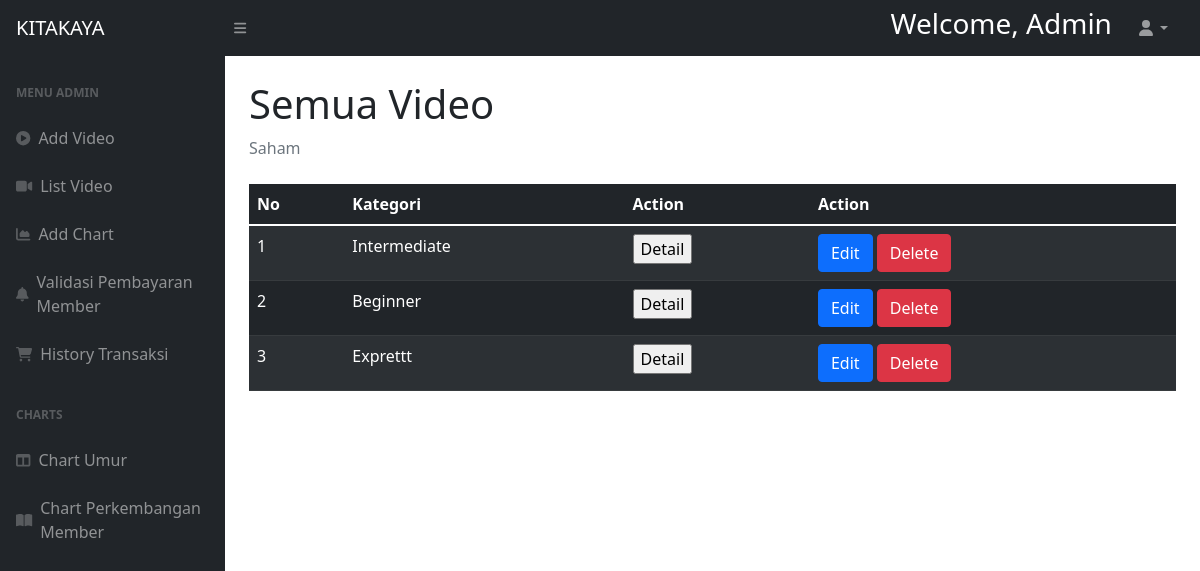
/public/halamanadminlistvideo.php, run on the app's committed database.
### tables this page shows
CREATE TABLE `kategori_vid` (
  `id` int(11) NOT NULL,
  `nama_kategori` text NOT NULL,
  `status` int(11) NOT NULL
);

### config/database.php (called while the page is built, shortened)
<?php
    class Database{
        private static $instance;
        public $pdo;
        private function __construct()
        {
            $dsn = "mysql:host=".DB_HOST.";dbname=".DB_NAME.";charset=UTF8";
            $options = [
                PDO::ATTR_ERRMODE => PDO::ERRMODE_EXCEPTION,
                PDO::ATTR_DEFAULT_FETCH_MODE => PDO::FETCH_OBJ,
                PDO::ATTR_EMULATE_PREPARES => false
            ];
            try {
                $this->pdo = new PDO($dsn,DB_USER,DB_PASSWORD,$options);
            }
            catch(PDOException $e){
                echo  $e->getMessage();
            }
        }
        static function instance(){
            if(!isset(self::$instance)){
                self::$instance = new Database();
            }
            return self::$instance;
        }
        function query($sql,$args = NULL){
            if (!$args){
                return $this->pdo->query($sql);
            }
            $stmt = $this->pdo->prepare($sql);
            $stmt->execute($args);
            return $stmt;
        }
    }
?>

### models/Video.php (called while the page is built, shortened)
<?php
    class Video{
        public static function getVideo()
        {
            $db=Database::instance();
            $temp=$db->query("SELECT distinct k.nama_kategori, k.id FROM  kategori_vid k LEFT JOIN thread t ON t.f_kategori=k.id AND t.status_video = 1 where k.status = 1");
            return $temp->fetchAll();
        }
    }
?>

### public/halamanadminlistvideo.php (the view, shortened to what this page needs)
<!DOCTYPE html>
<html lang="en">
    <head>
        <link href="https://cdn.jsdelivr.net/npm/simple-datatables@latest/dist/style.css" rel="stylesheet" />
        <link href="../assets/css/punyaadmin.css" rel="stylesheet" />
        <link href="../assets/css/addvideo.css" rel="stylesheet" />
    </head>
    <body class="sb-nav-fixed">
        <nav class="sb-topnav navbar navbar-expand navbar-dark bg-dark">
            <a class="navbar-brand ps-3" href="halamanadmin.php">KITAKAYA</a>
            <button class="btn btn-link btn-sm order-1 order-lg-0 me-4 me-lg-0" id="sidebarToggle" href="#!"><i class="fas fa-bars"></i></button>
            <form class="d-none d-md-inline-block form-inline ms-auto me-0 me-md-3 my-2 my-md-0">
                <div class="input-group">
                    <h3 style="color: white;">Welcome, Admin</h3>
                </div>
            </form>
            <ul class="navbar-nav ms-auto ms-md-0 me-3 me-lg-4">
                <li class="nav-item dropdown">
                    <a class="nav-link dropdown-toggle" id="navbarDropdown" href="#" role="button" data-bs-toggle="dropdown" aria-expanded="false"><i class="fas fa-user fa-fw"></i></a>
                </li>
            </ul>
        </nav>
        <div id="layoutSidenav">
            <div id="layoutSidenav_nav">
                <nav class="sb-sidenav accordion sb-sidenav-dark" id="sidenavAccordion">
                    <div class="sb-sidenav-menu">
                        <div class="nav">
                            <div class="sb-sidenav-menu-heading">Menu Admin</div>
                            <a class="nav-link" href="../public/halamanadmin.php">
                                <div class="sb-nav-link-icon"><i class="fas fa-play-circle"></i></div>
                                Add Video
                            </a>
                            <a class="nav-link" href="../public/halamanadminlistvideo.php">
                                <div class="sb-nav-link-icon"><i class="fas fa-video"></i></div>
                                List Video
                            </a>
                            <a class="nav-link" href="../public/halamanaddchart.php">
                                <div class="sb-nav-link-icon"><i class="fas fa-chart-area"></i></div>
                                Add Chart
                            </a>
                            <a class="nav-link" href="../public/halamanadminvalidasi.php">
                                <div class="sb-nav-link-icon"><i class="fas fa-bell"></i></div>
                                Validasi Pembayaran Member
                            </a>
                            <a class="nav-link" href="../public/halamanhistorytrans.php">
                                <div class="sb-nav-link-icon"><i class="fas fa-shopping-cart"></i></div>
                                History Transaksi
                            </a>
                            <div class="sb-sidenav-menu-heading">Charts</div>
                            <a class="nav-link collapsed" href="../public/halamanchartumur.php">
                                <div class="sb-nav-link-icon"><i class="fas fa-columns"></i></div>
                                Chart Umur
                            </a>
                            <a class="nav-link collapsed" href="../public/halamanchartperkembangan.php">
                                <div class="sb-nav-link-icon"><i class="fas fa-book-open"></i></div>
                                Chart Perkembangan Member
                            </a>
                        </div>
                    </div>
                </nav>
            </div>
            <div id="layoutSidenav_content">
                <main>
                    <div class="container-fluid px-4">
                        <h1 class="mt-4">Semua Video</h1>
                        <ol class="breadcrumb mb-4">
                            <li class="breadcrumb-item active">Saham</li>
                        </ol>
                        <?php
                            $video = Video::getVideo();
                        ?>
                        <table class="table table-dark table-striped">
                            <thead>
                                <th>No</th>
                                <th>Kategori</th>
                                <th>Action</th>
                                <th>Action</th>
                            </thead>
                            <tbody>
                                <?php
                                    foreach($video as $idx => $video){
                                        ?>
                                        <tr>
                                            <td><?= $idx + 1 ?></td>
                                            <td><?= $video->nama_kategori ?></td>
                                            <td>
                                                <input type="button" value="Detail" onclick="window.location.href='../controllers/vid.php?idvid=true&id=<?=$video->nama_kategori?>'" />
                                            </td>
                                            <td>
                                                <form action="../controllers/vid.php" method="POST">
                                                    <button type="submit" class="btn btn-primary" name="btnedit" id="edit">Edit</button>
                                                    <button type="submit" class="btn btn-danger" name="btndelete" id="delete" onclick="return confirm('Are you sure?')">Delete</button>
                                                </form>
                                            </td>
                                        </tr>
                                        <?php
                                    }
                                ?>
                            </tbody>
                        </table>
                    </div>
                </main>
            </div>
        </div>
    </body>
</html>

### data on the page
kategori_vid: nama_kategori "Intermediate"
kategori_vid: nama_kategori "Beginner"
kategori_vid: nama_kategori "Exprettt"
